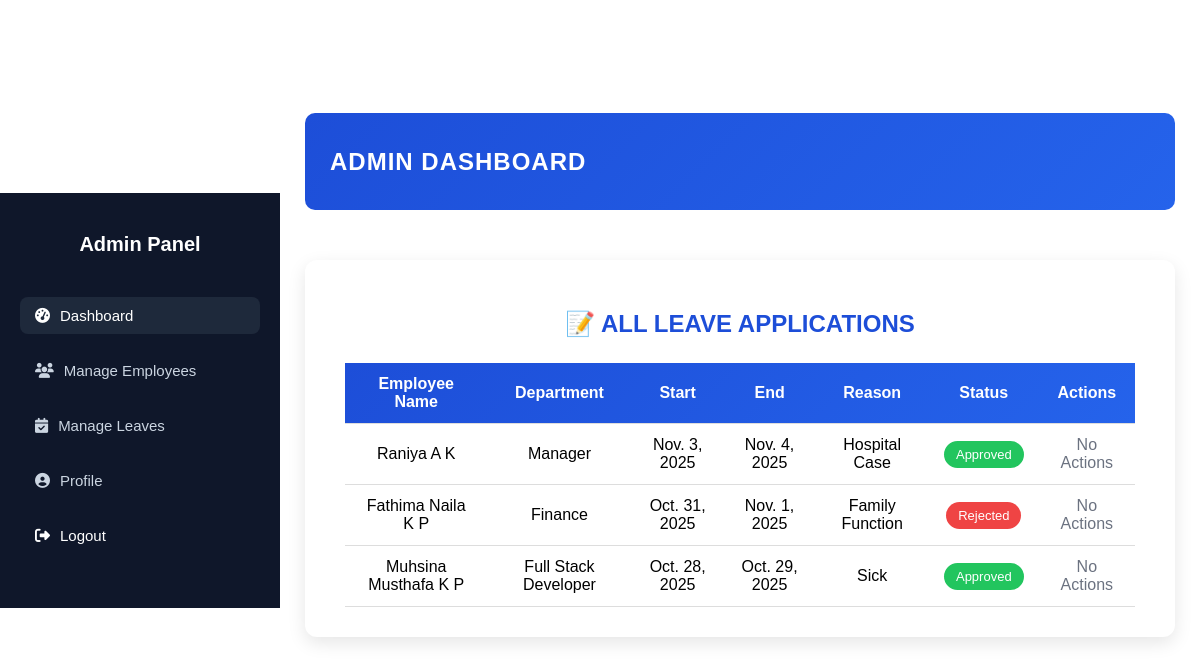
The app's page /admin_leave_list/ (signed in) with its own data.
### elms/models.py (models this page shows, shortened)
class Leave(models.Model):
    STATUS_CHOICES = [
        ('Pending', 'Pending'),
        ('Approved', 'Approved'),
        ('Rejected', 'Rejected'),
    ]
    employee = models.ForeignKey(Profile, on_delete=models.CASCADE)
    start_date = models.DateField()
    end_date = models.DateField()
    reason = models.TextField()
    status = models.CharField(max_length=10, choices=STATUS_CHOICES, default='Pending')

class Profile(models.Model):
    full_name = models.CharField(max_length=100)
    emp_id = models.CharField(max_length=20, unique=True)
    department = models.CharField(max_length=50)
    user = models.OneToOneField(User, on_delete=models.CASCADE)

### elms/views.py (the view, shortened to what this page needs)
# urls.py: path('admin_leave_list/', views.admin_leave_list, name='admin_leave_list'),
@login_required
@user_passes_test(is_admin)
def admin_leave_list(request):
    leaves = Leave.objects.select_related('employee', 'employee__user').all().order_by('-id')
    return render(request, 'admin/admin_leave_list.html', {'leaves': leaves})

### elms/views.py (called while the page is built)
def is_admin(user):
    return user.is_staff

### elms/templates/admin/admin_leave_list.html
{% extends 'master.html' %}
{% load static %}
{% block content %}
  <div class="sidebar">
    <h3 class="sidebar-title">Admin Panel</h3>
    <ul class="sidebar-menu">
      <li><a href="{% url 'dashboard' %}" class="active"><i class="fas fa-tachometer-alt"></i> Dashboard</a></li>
      <li><a href="{% url 'manage_employees' %}"><i class="fas fa-users"></i> Manage Employees</a></li>
      <li><a href="{% url 'admin_leave_list' %}"><i class="fas fa-calendar-check"></i> Manage Leaves</a></li>
      <li><a href="{% url 'admin_profile' %}"><i class="fas fa-user-circle"></i> Profile</a></li>
      <li><a href="{% url 'logout' %}" class="logout"><i class="fas fa-sign-out-alt"></i> Logout</a></li>
    </ul>
  </div>
  <div class="main-content">
    <div class="topbar">
      <h2>ADMIN DASHBOARD</h2>
    </div>
<div class="leave-list-container">
  <div class="leave-header">
    <h2>📝 All Leave Applications</h2>
  </div>
  <div class="leave-table-wrapper">
    <table class="leave-table">
      <thead>
        <tr>
          <th>Employee Name</th>
          <th>Department</th>
          <th>Start</th>
          <th>End</th>
          <th>Reason</th>
          <th>Status</th>
          <th>Actions</th>
        </tr>
      </thead>
      <tbody>
        {% for leave in leaves %}
        <tr>
          <td>{{ leave.employee.full_name }}</td>
          <td>{{ leave.employee.department }}</td>
          <td>{{ leave.start_date }}</td>
          <td>{{ leave.end_date }}</td>
          <td>{{ leave.reason }}</td>
          <td>
            {% if leave.status == 'Approved' %}
              <span class="status-badge approved">Approved</span>
            {% elif leave.status == 'Rejected' %}
              <span class="status-badge rejected">Rejected</span>
            {% else %}
              <span class="status-badge pending">Pending</span>
            {% endif %}
          </td>
          <td>
            {% if leave.status == 'Pending' %}
            <form method="post" class="action-form">
              {% csrf_token %}
              <input type="hidden" name="leave_id" value="{{ leave.id }}">
              <button name="action" value="approve" class="btn-approve">Approve</button>
              <button name="action" value="reject" class="btn-reject">Reject</button>
            </form>
            {% else %}
            <span class="text-muted">No Actions</span>
            {% endif %}
          </td>
        </tr>
        {% empty %}
        <tr>
          <td colspan="7" class="no-data">No leave applications found.</td>
        </tr>
        {% endfor %}
      </tbody>
    </table>
  </div>
{% endblock %}

### elms/static/css/login_register.css (style rules this page uses)
body { font-family: "Poppins", sans-serif; height: 100vh; margin: 0; display: flex; align-items: center; justify-content: center; }

### elms/static/css/admin.css (style rules this page uses)
.sidebar { width: 240px; background-color: #0f172a; color: #fff; display: flex; flex-direction: column; padding: 20px; }
.sidebar-title { font-size: 20px; font-weight: 600; margin-bottom: 25px; text-align: center; }
.sidebar-menu { list-style: none; padding: 0; }
.sidebar-menu li { margin-bottom: 18px; }
.sidebar-menu a { text-decoration: none; color: #cbd5e1; font-size: 15px; display: flex; align-items: center; padding: 10px 15px; border-radius: 8px; transition: 0.3s; }
.sidebar-menu a i { margin-right: 10px; }
.sidebar-menu a:hover, .sidebar-menu a.active { background-color: #1e293b; color: #fff; }
.sidebar-menu .logout { color: #fff; }
.main-content { flex: 1; padding: 25px; overflow-y: auto; }
.topbar { background: linear-gradient(135deg, #1d4ed8, #2563eb); color: #fff; padding: 15px 25px; border-radius: 10px; margin-bottom: 20px; font-weight: 600; letter-spacing: 1px; }
.leave-list-container { max-width: 1100px; margin: 50px auto; background: #ffffff; padding: 30px 40px; border-radius: 12px; box-shadow: 0 6px 18px rgba(0, 0, 0, 0.1); font-family: "Poppins", sans-serif; }
.leave-header { text-align: center; margin-bottom: 25px; }
.leave-header h2 { color: #1d4ed8; font-weight: 600; text-transform: uppercase; }
.leave-table { width: 100%; border-collapse: collapse; text-align: center; }
.leave-table thead { background: linear-gradient(135deg, #1d4ed8, #2563eb); color: #fff; }
.leave-table th, .leave-table td { padding: 12px 15px; border-bottom: 1px solid #ddd; }
.status-badge { padding: 6px 12px; border-radius: 20px; font-weight: 500; font-size: 13px; }
.status-badge.approved { background-color: #22c55e; color: white; }
.status-badge.rejected { background-color: #ef4444; color: white; }
.text-muted { color: #6b7280 !important; }

### records on screen
Leave: employee.full_name "Raniya A K", employee.department "Manager", start_date "Nov. 3, 2025", end_date "Nov. 4, 2025", reason "Hospital Case", status "Approved"
Leave: employee.full_name "Fathima Naila K P", employee.department "Finance", start_date "Oct. 31, 2025", end_date "Nov. 1, 2025", reason "Family Function", status "Rejected"
Leave: employee.full_name "Muhsina Musthafa K P", employee.department "Full Stack Developer", start_date "Oct. 28, 2025", end_date "Oct. 29, 2025", reason "Sick", status "Approved"
